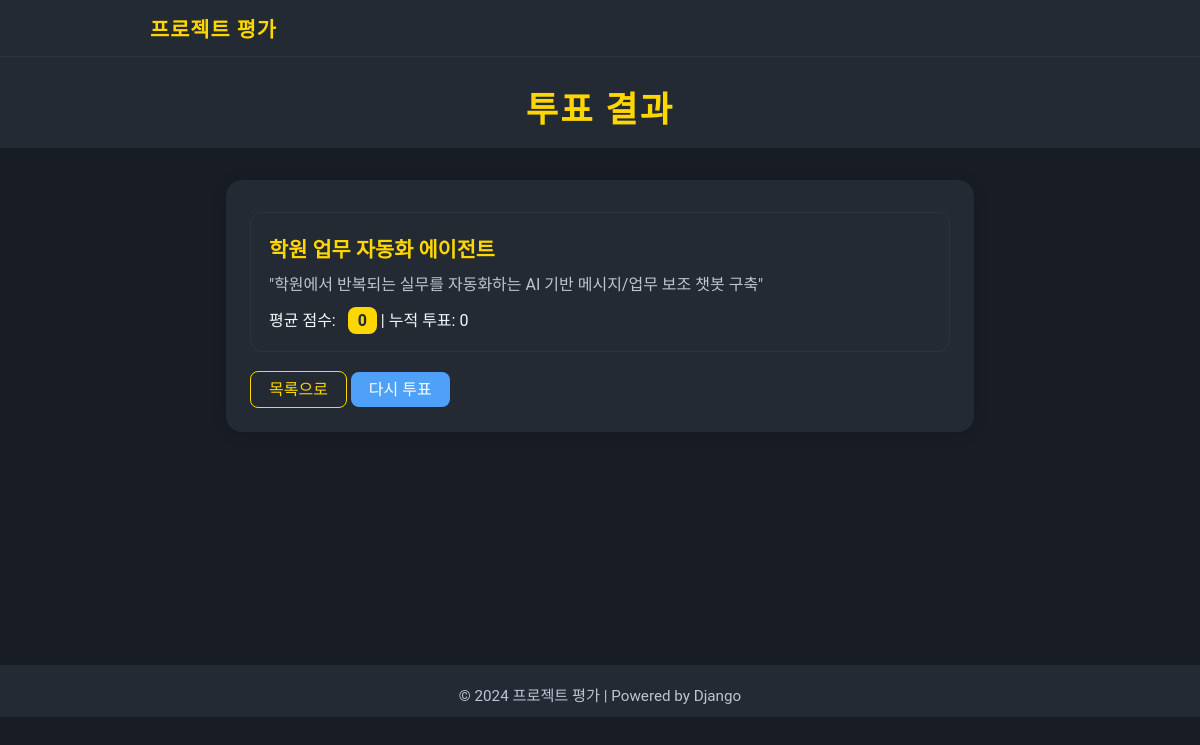
Page /projects/4/result/ on the committed database.
### projects/models.py (models this page shows, shortened)
class Project(models.Model):
    title = models.CharField(max_length=200)
    description = models.TextField()

### projects/views.py (the view)
# urls.py: path('projects/<int:pk>/result/', views.vote_result, name='vote_result'),
def vote_result(request, pk):
    project = get_object_or_404(Project, pk=pk)
    votes = project.vote_set.all()
    total_votes = votes.count()
    avg_score = round(sum(v.score for v in votes) / total_votes, 2) if total_votes > 0 else 0
    context = {
        'project': project,
        'average_score': avg_score,
        'total_votes': total_votes,
    }
    return render(request, 'projects/vote_result.html', context)

### projects/templates/projects/vote_result.html (shortened to what this page needs)
{% extends "base.html" %}
{% block content %}
<div class="header">투표 결과</div>
<div class="container">
    <div class="project-card">
        <div class="project-title">{{ project.title }}</div>
        <div class="project-desc">{{ project.description }}</div>
        <div>
            평균 점수:
            <span class="score-badge">{{ average_score }}</span>
            | 누적 투표: {{ total_votes }}
        </div>
    </div>
    <div style="margin-top: 18px;">
        <a href="{% url 'project_list' %}" class="vote-btn" style="background:#232a34;color:#ffd700;border:1px solid #ffd700;">목록으로</a>
        <a href="{% url 'project_detail' project.pk %}" class="vote-btn">다시 투표</a>
    </div>
</div>
{% endblock %}

### projects/static/css/style.css (style rules this page uses)
body { background: #181c24; color: #f5f6fa; font-family: 'Pretendard', 'Noto Sans KR', 'Roboto', Arial, sans-serif; margin: 0; padding: 0; }
a { color: #4ea1f7; text-decoration: none; transition: color 0.2s; }
.header { background: #232a34; padding: 24px 0 16px 0; text-align: center; font-size: 2.2rem; font-weight: 700; color: #ffd700; letter-spacing: 2px; margin-bottom: 32px; }
.container { max-width: 700px; margin: 0 auto; background: #232a34; border-radius: 16px; box-shadow: 0 2px 16px rgba(0,0,0,0.12); padding: 32px 24px; }
.project-card { background: #232a34; border: 1px solid #2d3440; border-radius: 12px; margin-bottom: 24px; padding: 20px 18px; transition: box-shadow 0.2s; }
.project-title { font-size: 1.3rem; font-weight: 600; color: #ffd700; margin-bottom: 8px; }
.project-desc { color: #bfc4d1; margin-bottom: 12px; }
.vote-btn { background: #4ea1f7; color: #fff; border: none; border-radius: 8px; padding: 8px 18px; font-size: 1rem; cursor: pointer; transition: background 0.2s; }
.score-badge { background: #ffd700; color: #232a34; border-radius: 8px; padding: 4px 10px; font-weight: 700; margin-left: 8px; }

### rows in the picture
Project: title "학원 업무 자동화 에이전트", description "\"학원에서 반복되는 실무를 자동화하는 AI 기반 메시지/업무 보조 챗봇 구축\""

### other values in the picture
{{ average_score }} "0"
{{ total_votes }} "0"
